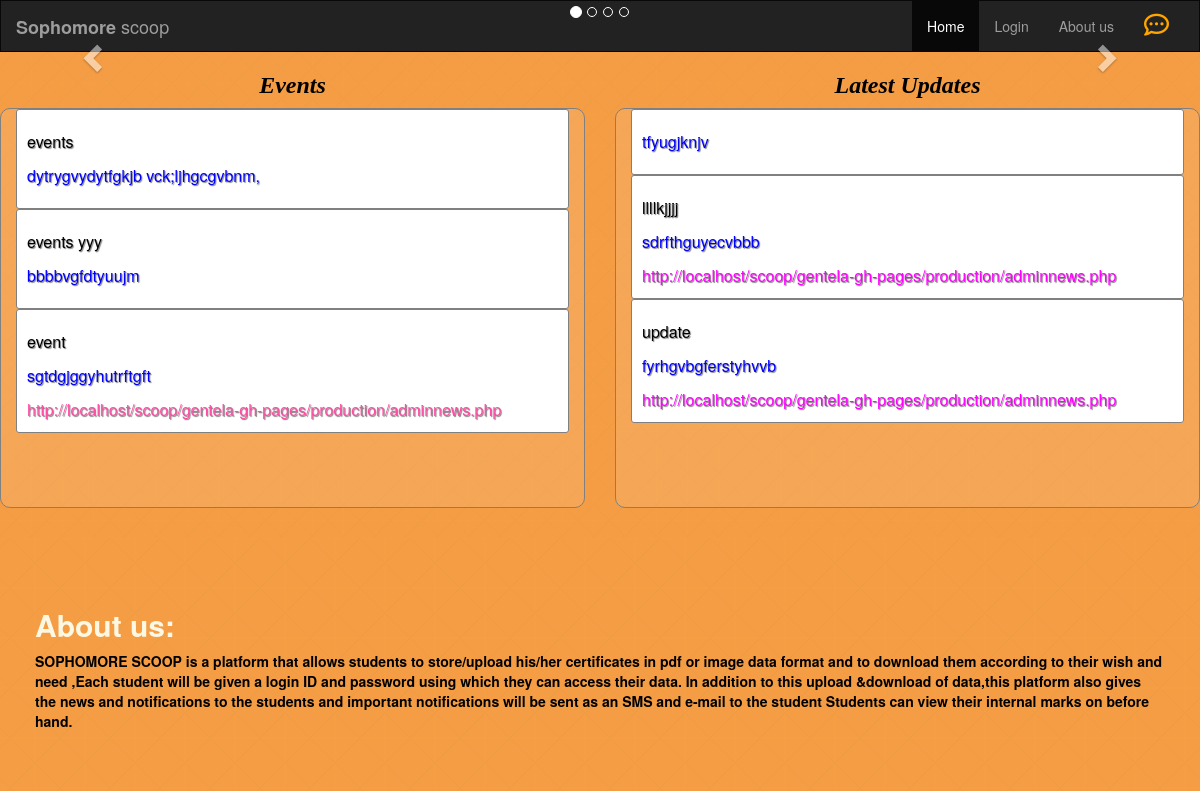
The app's page /home.php with its own data.
### tables this page shows
CREATE TABLE `flash_news` (
  `id` int(11) NOT NULL,
  `category` text,
  `textarea` text,
  `text_heading` text,
  `link` text NOT NULL,
  `DATE_TIME` timestamp NOT NULL DEFAULT CURRENT_TIMESTAMP ON UPDATE CURRENT_TIMESTAMP,
  `STATUS` int(11) NOT NULL DEFAULT '1'
);

### home.php (the view, shortened to what this page needs)
<?php
  include "config.php";
 ?>
<!DOCTYPE html>
<html lang="en">
<head>
  <head>
</head>
  <link rel="stylesheet" href="https://maxcdn.bootstrapcdn.com/bootstrap/3.3.7/css/bootstrap.min.css">
  <link href="../vendors/font-awesome/css/font-awesome.min.css" rel="stylesheet">
  <link rel="stylesheet" href="https://cdnjs.cloudflare.com/ajax/libs/animate.css/3.5.2/animate.css" />
  <link rel="stylesheet" href="https://cdnjs.cloudflare.com/ajax/libs/animate.css/3.5.2/animate.min.css" />
</head>
<body>
<nav class="navbar navbar-inverse">
  <div class="container-fluid">
    <div class="navbar-header">
      <a class="navbar-brand" href="#"><b>Sophomore  </b> scoop</a>
    </div>
    <div class="collapse navbar-collapse" id="myNavbar">
      <ul class="nav navbar-nav navbar-right">
        <li class="active"><a href="#">Home</a></li>
        <?php
        if((@$_SESSION['rollno'])=='')
        {
          ?>
        <li><a href="login.php">Login</a></li>
        <?php
        }
        else
        {
        ?>
        <li><a href="logout.php">Logout</a></li>
        <?php
        }
        ?>
        <li><a href="#about">About us</a></li>
        <li><a href="javascript:void(0)" data-toggle="collapse" data-target="#chatbot" class="animated bounce infinite"><i class="fa fa-commenting-o fw fa-lg" style="font-size: 25px; color: orange;"></i></a></li>
      </ul>
    </div>
  </div>
</nav>
<div class="container-fluid" style="padding:0px;">
  <div id="myCarousel" class="carousel slide" data-ride="carousel" style="position: relative;">
    <ol class="carousel-indicators">
      <li data-target="#myCarousel" data-slide-to="0" class="active"></li>
      <li data-target="#myCarousel" data-slide-to="1"></li>
      <li data-target="#myCarousel" data-slide-to="2"></li>
      <li data-target="#myCarousel" data-slide-to="3"></li>
    </ol>
    <a class="left carousel-control" href="#myCarousel" data-slide="prev">
      <span class="glyphicon glyphicon-chevron-left"></span>
    </a>
    <a class="right carousel-control" href="#myCarousel" data-slide="next">
      <span class="glyphicon glyphicon-chevron-right"></span>
    </a>
  </div>
</div>
<div class="container-fluid" style="background-image: url('images/ora.png'); background-repeat:repeat-y; background-size: cover; padding:0px ">
  <div class="row" id="row">
    <div id="child_row1" class="col-md-6 col-xs-12">
    <div  class=" text-center " >
            <h3 style="color:#000;font-family:Times New Romans; padding:0px">
              <i><b>Events</b></i>
            </h3>
          </div>
            <div class="col-md-12 events" id="child_row" style="border:1px solid grey; border-radius:10px;
     background:rgba(255,255,255,.1);">
              <marquee id="test" behavior="scroll" direction="up" height="100%" scrolldelay="100" scrollamount="5" onMouseOver="document.all.test.stop()" onMouseOut="document.all.test.start()">
                <?php
                  $select_event = mysqli_query($conn, "select * from flash_news where category='event'");
                  while($fetch_event = mysqli_fetch_array($select_event))
                  {
                ?>
                  <div  id="event">
                    <h6><a style=""><?php echo $fetch_event['text_heading']; ?> </a></h6>
                    <p><a style="color:blue"><?php echo $fetch_event['textarea']; ?></a></p>
                    <a href="<?php echo $fetch_event['link']?>" style="color:#ff4da6"><?php echo $fetch_event['link']; ?> </a>
                  </div>
                <?php
                  }
                ?>
              </marquee>
            </div>
            </div>
            <div id="child_row1" class="col-md-6 col-xs-12">
    <div class=" text-center">
      <h3 style="color:#000;font-family:Times New Romans;">
              <i><b>Latest Updates</b></i>
            </h3>
          </div>
            <div class="col-md-12 updates" id="child_row" style="border:1px solid grey; border-radius:10px; background:rgba(255,255,255,.1);">
              <marquee id="test1" behavior="scroll" direction="up" height="100%" scrolldelay="100" scrollamount="5" onMouseOver="document.all.test1.stop()" onMouseOut="document.all.test1.start()">
                <?php
                  $select_update = mysqli_query($conn, "select * from flash_news where category='update'");
                  while($fetch_update = mysqli_fetch_array($select_update))
                  {
                ?>
                    <div id="updates">
                      <h6 ><a style=""><?php echo $fetch_update['text_heading'];?></a></h6>
                      <p><a style="color:blue"><?php echo $fetch_update['textarea']?></a></p>
                      <a href="<?php echo $fetch_update['link']?>" style="color:#FF00FF"><?php echo $fetch_update['link']?> </a>
                    </div>
                <?php
                  }
                ?>
              </marquee>
            </div>
            </div>
</div>
</div>
<div class="row">
<div class="w3-row-padding w3-grayscale"style="background-image: url('images/ora.png');">
  <div class="w3-container w3-padding-10s0" id="about">
    <h2 class="w3-border-bottom w3-border-light-grey w3-padding-16" style="color:#fcf8e3;"><b>About us:</b></h2>
    <p style="color:#000;"><b> SOPHOMORE SCOOP is a platform that allows students to store/upload his/her certificates in pdf or image data format and to download them according to their wish and need ,Each student will be given a login ID and password using which they can access their data.
     In addition to this upload &download of data,this platform also gives the news and notifications to the students and important notifications will be sent as an SMS and e-mail to the student Students can view their internal marks on before hand.</b>
   </p>
  </div>
</div>
</div>
</body>
</html>

### home.php (style rules this page uses)
.updates, .events { height: 400px; margin-bottom: 30px; }
body { padding:0; margin:0; width:100%; height:100%; }
.navbar { margin-bottom: 0; border-radius: 0; }
#event { border:1px solid grey; background-color: white; border-radius:3px; text-align:justify; padding:10px; }
#updates { border:1px solid grey; background-color: white; border-radius:3px; text-align:justify; padding:10px; }
#event a { text-decoration:none; color:black; text-shadow: 1px 1px 1px grey; cursor:pointer; line-height: 18pt; font-size:12pt; }
#updates a { text-decoration:none; color:black; text-shadow: 1px 1px 1px grey; cursor:pointer; line-height: 18pt; font-size:12pt; }
#about { padding:50px; }

### records on screen
flash_news: text_heading "events", textarea "dytrygvydytfgkjb vck;ljhgcgvbnm,"
flash_news: text_heading "events yyy", textarea "bbbbvgfdtyuujm"
flash_news: text_heading "event", textarea "sgtdgjggyhutrftgft", link "http://localhost/scoop/gentela-gh-pages/production/adminnews.php"
flash_news: textarea "tfyugjknjv"
flash_news: text_heading "llllkjjjj", textarea "sdrfthguyecvbbb", link "http://localhost/scoop/gentela-gh-pages/production/adminnews.php"
flash_news: text_heading "update", textarea "fyrhgvbgferstyhvvb", link "http://localhost/scoop/gentela-gh-pages/production/adminnews.php"
